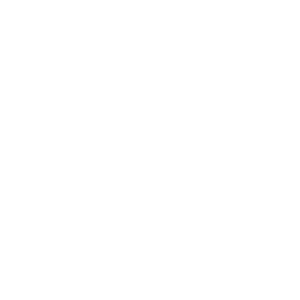
Frame 1 (no input)
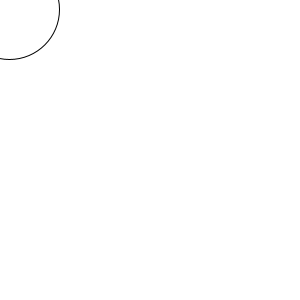
Frame 60 (the mouse pressed at the canvas centre just before this capture)
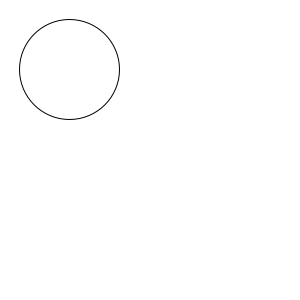
Frame 120 (the mouse held since frame 60 and released just before this capture)

The Processing sketch that drew these frames (run headless with seeded random() and noise(); from frame 60 on, the mouse is pressed at the canvas centre):

// Processing sketch: checkpoint_1_TL___BR
// ── checkpoint_1_TL___BR.pde
//checkpoint 1 (TL -> BR diagonal)

int xy;

void setup() {
 size(300, 300);
 xy = -50;
}

void draw() {
 background(255);
 circle(xy, xy, 100);
 xy = xy + 1;
 if(xy > 350) {
  xy = -50; 
 }
}
